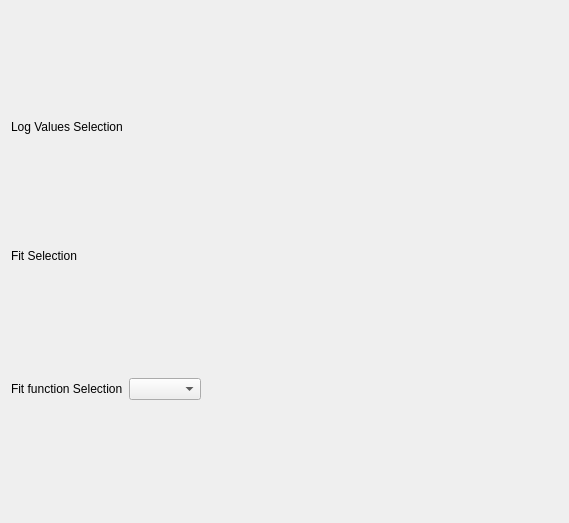
<?xml version="1.0" encoding="UTF-8"?>
<ui version="4.0">
 <class>Form</class>
 <widget class="QWidget" name="Form">
  <property name="geometry">
   <rect>
    <x>0</x>
    <y>0</y>
    <width>569</width>
    <height>523</height>
   </rect>
  </property>
  <property name="windowTitle">
   <string>Form</string>
  </property>
  <layout class="QGridLayout" name="gridLayout">
   <item row="0" column="0">
    <widget class="QLabel" name="label">
     <property name="sizePolicy">
      <sizepolicy hsizetype="Preferred" vsizetype="Fixed">
       <horstretch>0</horstretch>
       <verstretch>0</verstretch>
      </sizepolicy>
     </property>
     <property name="text">
      <string>Log Values Selection</string>
     </property>
    </widget>
   </item>
   <item row="1" column="0" colspan="3">
    <layout class="QGridLayout" name="log_value_layout">
     <property name="sizeConstraint">
      <enum>QLayout::SetFixedSize</enum>
     </property>
    </layout>
   </item>
   <item row="2" column="0">
    <widget class="QLabel" name="label_2">
     <property name="sizePolicy">
      <sizepolicy hsizetype="Preferred" vsizetype="Fixed">
       <horstretch>0</horstretch>
       <verstretch>0</verstretch>
      </sizepolicy>
     </property>
     <property name="text">
      <string>Fit Selection</string>
     </property>
    </widget>
   </item>
   <item row="3" column="0">
    <widget class="QLabel" name="label_3">
     <property name="sizePolicy">
      <sizepolicy hsizetype="Preferred" vsizetype="Fixed">
       <horstretch>0</horstretch>
       <verstretch>0</verstretch>
      </sizepolicy>
     </property>
     <property name="text">
      <string>Fit function Selection</string>
     </property>
    </widget>
   </item>
   <item row="3" column="1">
    <widget class="QComboBox" name="fit_function_combo"/>
   </item>
   <item row="3" column="2">
    <spacer name="horizontalSpacer">
     <property name="orientation">
      <enum>Qt::Horizontal</enum>
     </property>
     <property name="sizeHint" stdset="0">
      <size>
       <width>316</width>
       <height>20</height>
      </size>
     </property>
    </spacer>
   </item>
   <item row="4" column="0" colspan="3">
    <layout class="QGridLayout" name="fit_layout">
     <property name="sizeConstraint">
      <enum>QLayout::SetFixedSize</enum>
     </property>
    </layout>
   </item>
  </layout>
  <zorder>gridLayoutWidget</zorder>
  <zorder>gridLayoutWidget_2</zorder>
  <zorder>fit_function_combo</zorder>
  <zorder>label</zorder>
  <zorder>label_2</zorder>
  <zorder>label_3</zorder>
  <zorder>label_3</zorder>
  <zorder>horizontalSpacer</zorder>
 </widget>
 <resources/>
 <connections/>
</ui>
